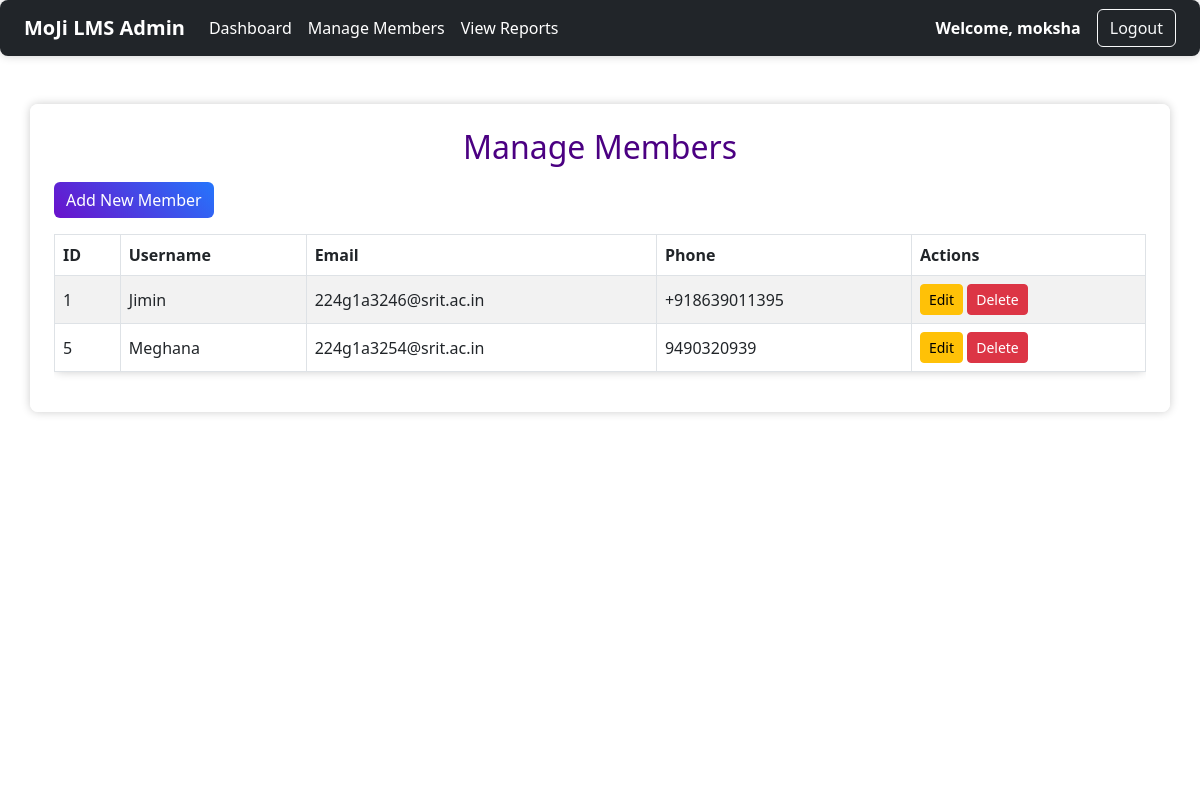
/members (signed in), run on the app's committed database.
### tables this page shows
CREATE TABLE users (
            id INTEGER PRIMARY KEY AUTOINCREMENT,
            username TEXT UNIQUE NOT NULL,
            email TEXT UNIQUE NOT NULL,
            phone TEXT NOT NULL,
            password TEXT NOT NULL
        );

### app.py (the view)
@app.route('/members')
def members():
    if 'admin' not in session:
        flash('Access denied. Please login as admin.', 'danger')
        return redirect(url_for('admin_login'))
    conn = get_db_connection()
    members = conn.execute('SELECT * FROM users').fetchall()
    conn.close()
    return render_template('members.html', members=members)

### app.py (called while the page is built)
def get_db_connection():
    conn = sqlite3.connect('lms.db')
    conn.row_factory = sqlite3.Row
    return conn

### templates/members.html (shortened to what this page needs)
<!DOCTYPE html>
<html lang="en">
<head>
    <link href="https://cdn.jsdelivr.net/npm/bootstrap@5.3.0/dist/css/bootstrap.min.css" rel="stylesheet" />
    <link rel="stylesheet" href="{{ url_for('static', filename='css/style.css') }}" />
</head>
<body>
<video autoplay muted loop class="bg-video">
    <source src="{{ url_for('static', filename='video/watery.mp4') }}" type="video/mp4">
</video>
<nav class="navbar navbar-expand-lg navbar-dark bg-dark px-4">
    <a class="navbar-brand" href="#">MoJi LMS Admin</a>
    <div class="collapse navbar-collapse" id="adminNav">
        <ul class="navbar-nav me-auto mb-2 mb-lg-0">
            <li class="nav-item">
                <a class="nav-link" href="{{ url_for('admin_dashboard') }}">Dashboard</a>
            </li>
            <li class="nav-item">
                <a class="nav-link active" href="{{ url_for('members') }}">Manage Members</a>
            </li>
            <li class="nav-item">
                <a class="nav-link" href="{{ url_for('reports') }}">View Reports</a>
            </li>
        </ul>
        <span class="navbar-text me-3 text-white">
            Welcome, {{ session.get('admin', 'Admin') }}
        </span>
        <a class="btn btn-outline-light" href="{{ url_for('logout') }}">Logout</a>
    </div>
</nav>
<div class="container mt-5 p-4">
    <h2 class="mb-3 text-center">Manage Members</h2>
    <button class="btn btn-primary mb-3" data-bs-toggle="modal" data-bs-target="#addMemberModal">Add New Member</button>
    <div class="table-responsive">
        <table class="table table-striped table-bordered align-middle">
            <thead>
                <tr>
                    <th>ID</th>
                    <th>Username</th>
                    <th>Email</th>
                    <th>Phone</th>
                    <th>Actions</th>
                </tr>
            </thead>
            <tbody>
                {% for member in members %}
                <tr>
                    <td>{{ member.id }}</td>
                    <td>{{ member.username }}</td>
                    <td>{{ member.email }}</td>
                    <td>{{ member.phone }}</td>
                    <td>
                        <button class="btn btn-sm btn-warning" data-bs-toggle="modal" data-bs-target="#editMemberModal{{ member.id }}">Edit</button>
                        <a href="{{ url_for('delete_member', member_id=member.id) }}" class="btn btn-sm btn-danger" onclick="return confirm('Are you sure you want to delete this member?');">Delete</a>
                    </td>
                </tr>
                {% endfor %}
            </tbody>
        </table>
    </div>
</div>
</body>
</html>

### static/css/style.css (style rules this page uses)
.bg-video { position: fixed; top: 0; left: 0; object-fit: cover; width: 100%; height: 100%; z-index: -1; }
.navbar .nav-link { font-weight: 500; transition: 0.3s; }

### templates/members.html (style rules this page uses)
body, html { height: 100%; margin: 0; padding: 0; overflow-x: hidden; font-family: 'Segoe UI', sans-serif; }
.bg-video { position: fixed; right: 0; bottom: 0; min-width: 100%; min-height: 100%; z-index: -1; object-fit: cover; }
.container, .navbar, .modal-content, .table { background-color: rgba(255, 255, 255, 0.85); backdrop-filter: blur(4px); border-radius: 8px; box-shadow: 0 0 10px rgba(0,0,0,0.2); }
h2 { color: #4B0082; text-shadow: 1px 1px 2px white; }
.navbar-brand, .nav-link, .navbar-text { font-weight: bold; color: #ffffff !important; }
.btn-primary, .btn-success { background: linear-gradient(45deg, #6a11cb, #2575fc); border: none; }
.table thead { background-color: rgba(0, 0, 0, 0.8); color: white; }

### data on the page
users: id "1", username "Jimin", email "224g1a3246@srit.ac.in", phone "+918639011395"
users: id "5", username "Meghana", email "224g1a3254@srit.ac.in", phone "9490320939"

### other printed values
{{ session.get('admin', 'Admin') }} "moksha"
